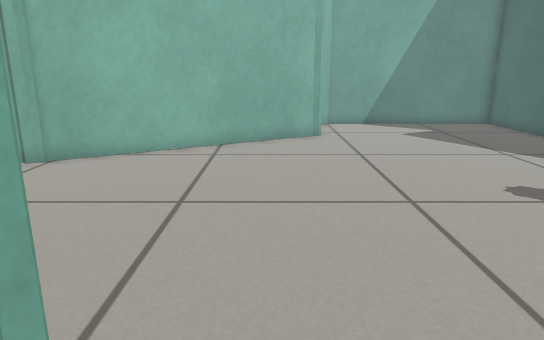
view 1 (above)

12 first-person views from a walk through a Gazebo world. The camera is 0.54 m above the floor, tilts 14° down and sees 70° across. The floor is counted in squares, 0.2 m on a side. Each view is taken from the middle of a square. On the plan, view 1 faces up. The plan holds only what a view shows up to about 20 squares ahead; the rest is blank.

view 2
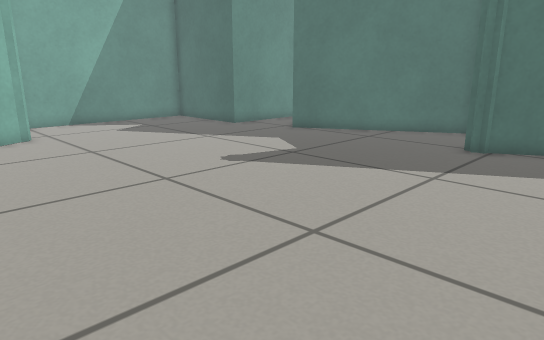

view 3
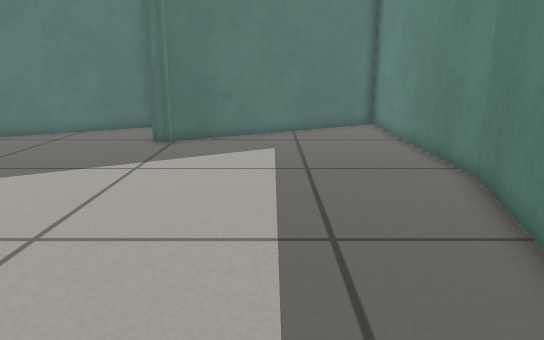

view 4
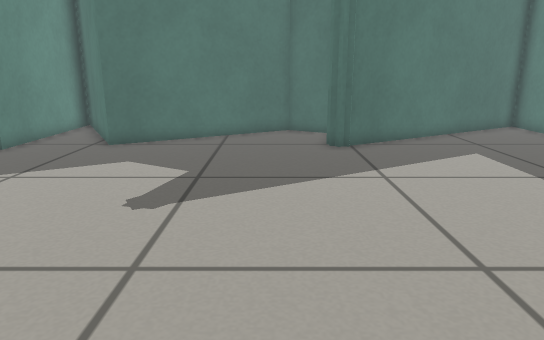

view 5
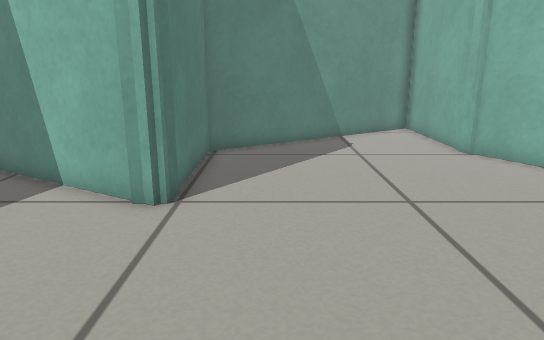

view 6
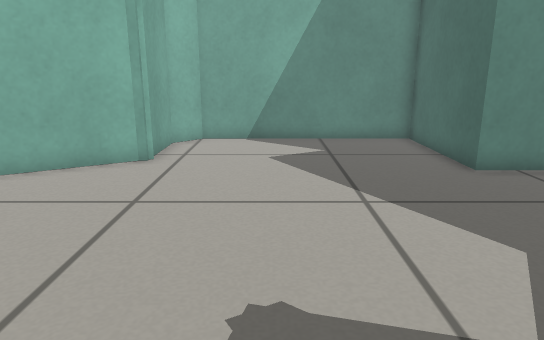

view 7
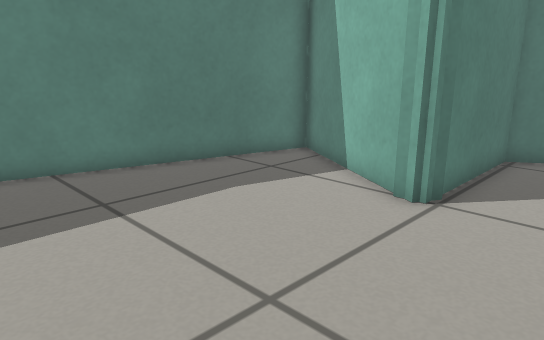

view 8
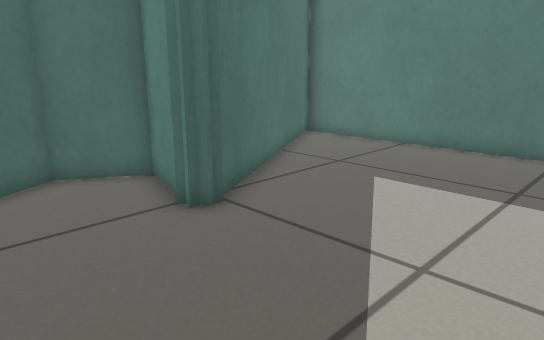

view 9
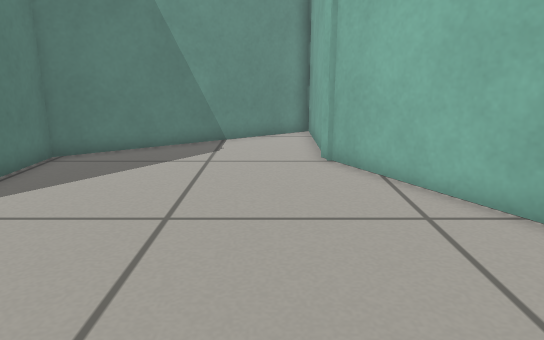

view 10
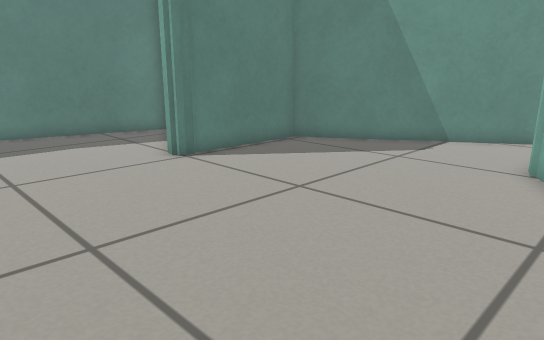

view 11
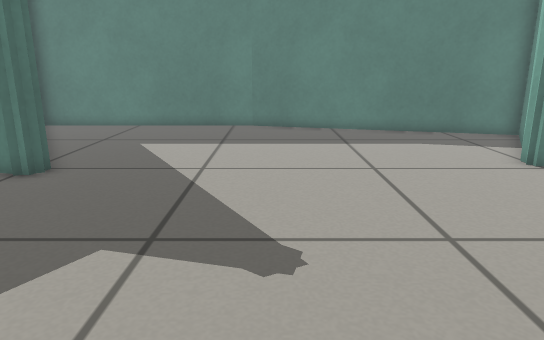

view 12
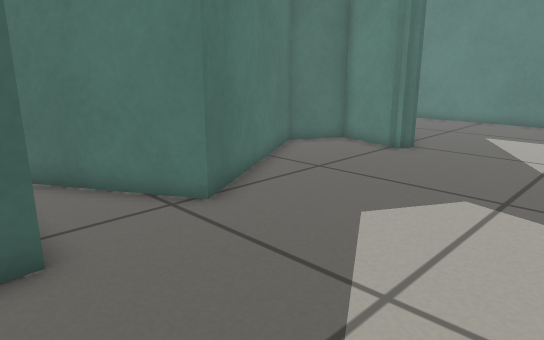

### Floor plan
Points are (right, up) in squares from view 1. A wall is a line through its corners. A room is listed if a view was taken in it or the views show most of it. See-through windows are left out.
Room 1 (views 1, 2, 3, 4, 5, 6, 7, 8, 9, 10, 11, 12)
walls: (-1.7, 2.5) (-5, -3.2) (7.1, -6.5); (12.2, 3.4) (13, 3.9); (-2.4, 2.9) (-1.8, 2.6) (-1.8, 2); (13, 3.7) (15.6, 3) (16.8, 5.2) (12.7, 12.2) (18, 15.3); (1.8, 17) (-7.6, 11.6); (7, -6.4) (18.1, -6.4) (12.6, 3.1); (-7.6, 11.8) (-13.5, 11.8) (-7.5, 2.8) (-1.8, 2.8); (18, 15.7) (11.8, 15.7) (11.8, 21.2) (3.1, 21.2) (2.1, 20.2) (2.1, 17)

Positions as (right, up) in squares from view 1, and headings:
1: (0, 0), facing up
2: (-2, -1), facing up-right
3: (-3, -1), facing right
4: (-2, 6), facing right
5: (6, 5), facing left
6: (6, 5), facing up
7: (6, 6), facing down-left
8: (6, 8), facing down-right
9: (5, 10), facing left
10: (5, 14), facing down-left
11: (6, 14), facing down
12: (6, 17), facing down-right
